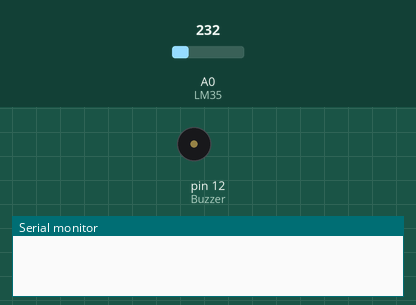
The sketch below on a simulated Arduino Uno, built with avr-gcc and run on an emulated ATmega328P. On the bench: buzzer (waves = sounding), the last lines printed to the serial monitor. Inputs (shaded band) come from the test bench; at power-on: A0 (LM35) = 232.

Above: at 12.5 s.
At 26.15 s:
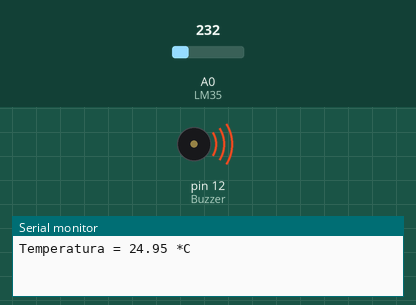
Timing chart, 0 to 39.3 s (numbered marks = the images above):
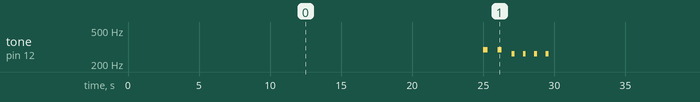

The sketch:

sensorLM35_Buzzer.ino
```cpp
/*
*Este projeto foi feito utilizando a apostila da Robocore.
*Função: Emite sons em diferentes toanlizades pelo buzzer representando a temperatura.
*/

const int LM35 = 0;
const int Buzzer = 12;


float temperatura = 0;
float TempAntiga = 0;

int ADClido = 0;
int count = 0;

void setup(){
  pinMode(Buzzer,OUTPUT);
  analogReference(INTERNAL);

  Serial.begin(9600);
}

void loop(){
  ADClido = analogRead(LM35);
  TempAntiga = temperatura;
  temperatura = ADClido * 0.1075268817204301;

  /*delay(2000);
  tone(Buzzer,262,200); //DO
  delay(200);
  tone(Buzzer,294,300); //RE
  delay(200);
  tone(Buzzer,330,300); //MI
  delay(200);
  tone(Buzzer,349,300); //FA
  delay(300);
  tone(Buzzer,392,200); //SOL
  delay(200);*/

  if(count == 5){
    Serial.print("Temperatura = ");
    Serial.print(temperatura);
    Serial.println(" *C");

    tempEmSom(temperatura);
    count = 0;
  }

  delay(5000);
  count++;
}

void tempEmSom(float temp){
  int dez = int(temp) / 10;
  int uni = int(temp) % 10;
  //int dec = ( int(temp * 100) % 100) / 10; Calculo dos decimais

  for(int i = 0; i < dez; i++){ // Informa as Dezenas do tempo
    tone(Buzzer,294,300); //RE
    delay(1000);
  }

  for(int i = 0; i < uni; i++){//Informar as Unidades do tempo
    tone(Buzzer,262,200); //DO
    delay(800);
  }

  /*for(int i = 0; i < dec; i++){
    tone(Buzzer,330,300); //MI
    delay(600);
  }*/
}
```

Measured:
- by itself, tone on pin 12 (Buzzer): repeats every 30.2 s: silent 0.70 s, 294 Hz 0.30 s, silent 0.70 s, 3 × (262 Hz 0.20 s, silent 0.60 s), 262 Hz 0.20 s, silent 25.6 s, 294 Hz 0.30 s
